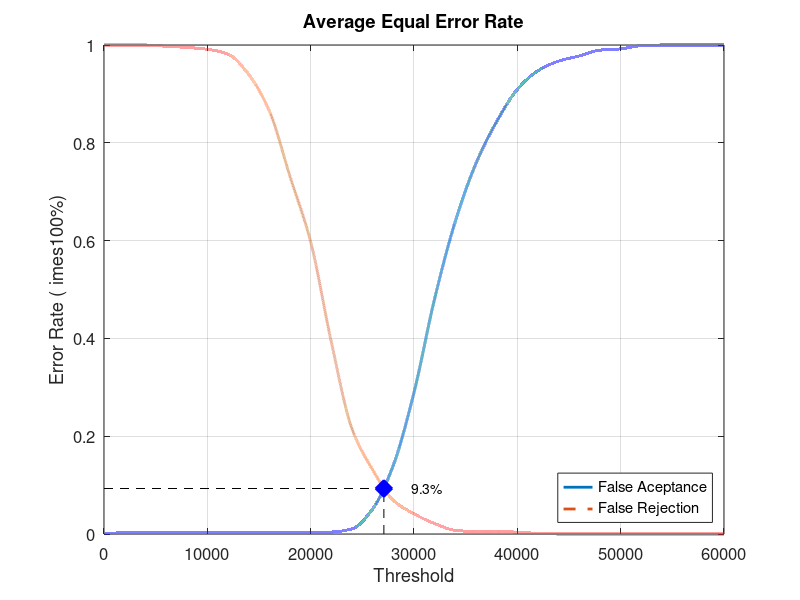
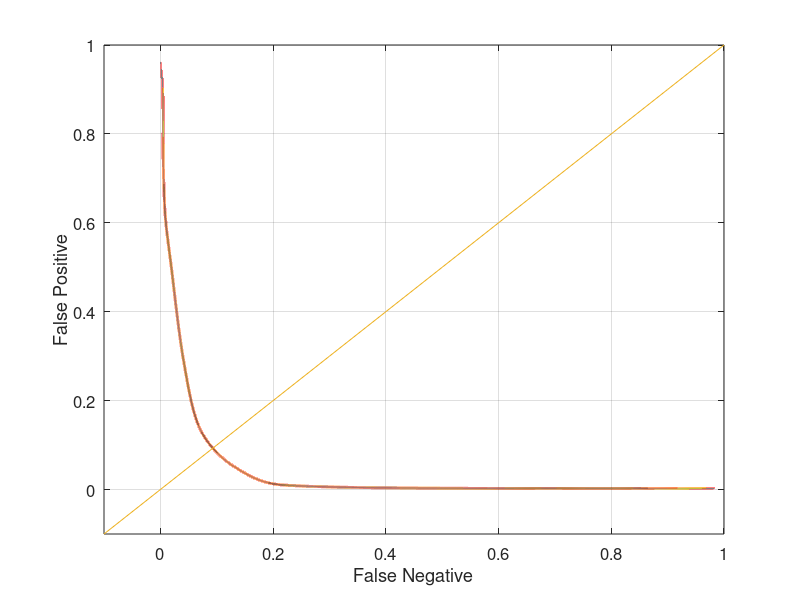

Reproduce these figures in MATLAB, in order.
close all;
clear;
clc;
x = 0:2000:60000;
xq = 0:0.5:60000;

y0 = [0 0.00263158 0.00263158 0.00263158 0.00263158 0.00263158 0.00263158 0.00263158 0.00263158 0.00263158 0.00263158 0.00394737 0.0105263 0.0513158 0.140789 0.289474 0.481579 0.639474 0.757895 0.843421 0.909211 0.947368 0.967105 0.977632 0.989474 0.992105 0.998684 1 1 1 1]
yy0 = interp1(x, y0, xq, 'pchip');
y1 = [1 1 1 0.9975 0.995 0.99125 0.98125 0.94 0.865 0.73125 0.5975 0.3925 0.215 0.13125 0.06875 0.04125 0.02125 0.0075 0.005 0.005 0.00375 0.00125 0 0 0 0 0 0 0 0 0]
yy1 = interp1(x, y1, xq, 'pchip');

% Calculating EER: 
y2 = abs(y0 - y1);
find(y2 == min(y2))
yy2 = abs(yy0 - yy1);
xEER = find(yy2 == min(yy2));
xEERIndex = xq(xEER) % X-axis EER
yEER = yy0(xEER) % Y-axis EER

main = figure
plot(xq, yy0,'-','LineWidth', 2);	hold on
plot(xq, yy1,'--','LineWidth', 2);	hold on
plot([xEERIndex xEERIndex], [0 yEER], 'k--');	hold on
plot([0 xEERIndex], [yEER yEER], 'k--');	hold on
plot(xEERIndex, yEER, 'bx', 'LineWidth', 10);	hold on
text(xEERIndex + 10 * xEERIndex / 100, yEER, [num2str(round((10000 * yEER)) / 100) '%'])
legend('False Aceptance', 'False Rejection', 'Location', 'SouthEast')
xlabel('Threshold')
ylabel('Error Rate (	imes100%)')
title('Average Equal Error Rate')
set(gca, 'FontSize', 12)
axis([0 60000 0 1])
grid on

print(main, 'Experiment5AverageMain', '-dpng');
FNRxFPR = figure('Color', [1 1 1]);
plot(yy1, yy0, '-', yy1, yy0, 'LineWidth', 2);
hold on
y = -0.1:0.1:1
plot(y, y); 
set(gca, 'FontSize', 12)
xlabel('False Negative')
ylabel('False Positive')
axis([-0.1 1 -0.1 1])
set(gca, 'FontSize', 12)
grid on

print(FNRxFPR, 'Experiment5AverageFNRxFPR','-dpng');
